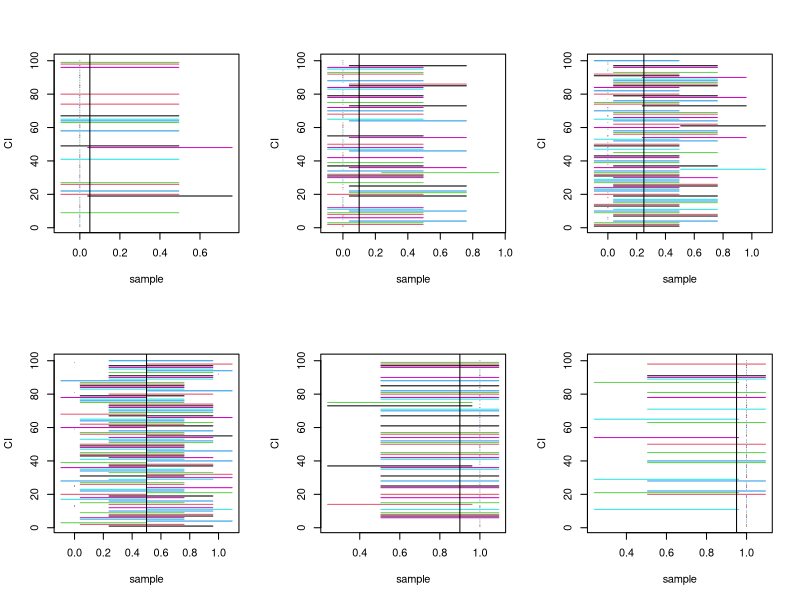
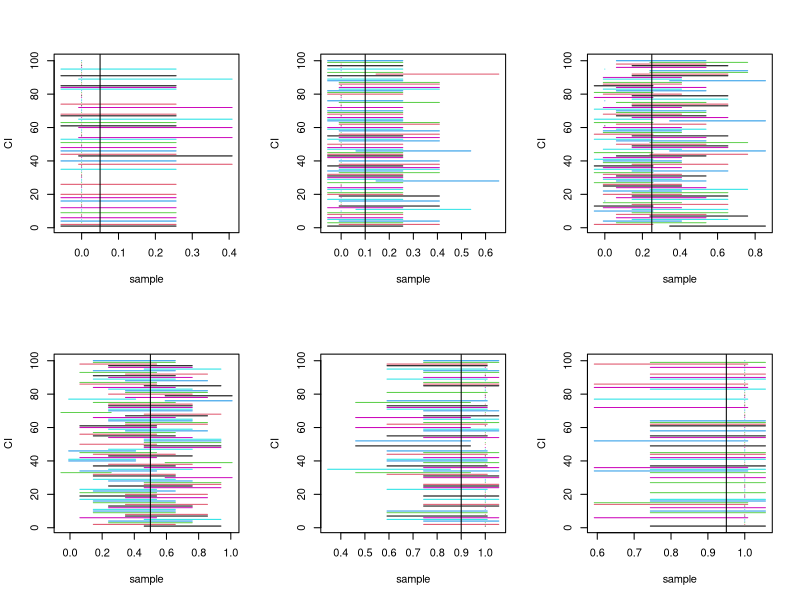
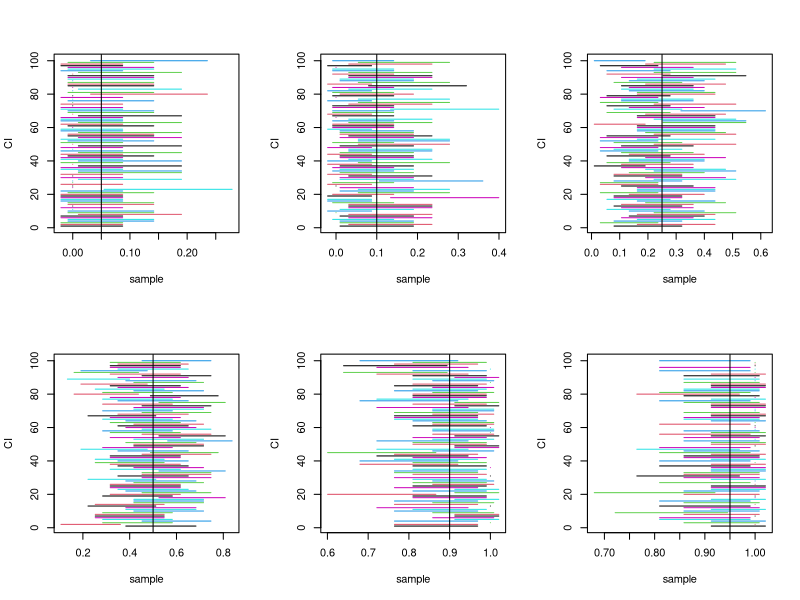
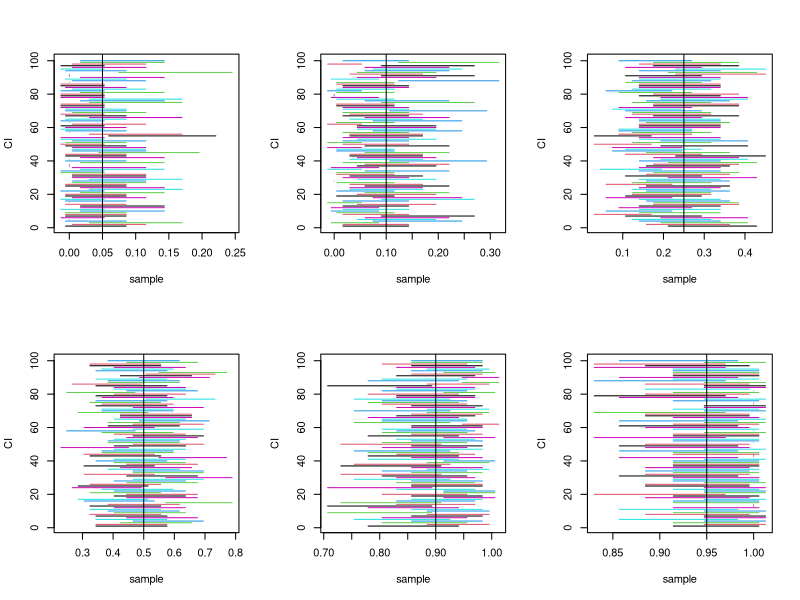
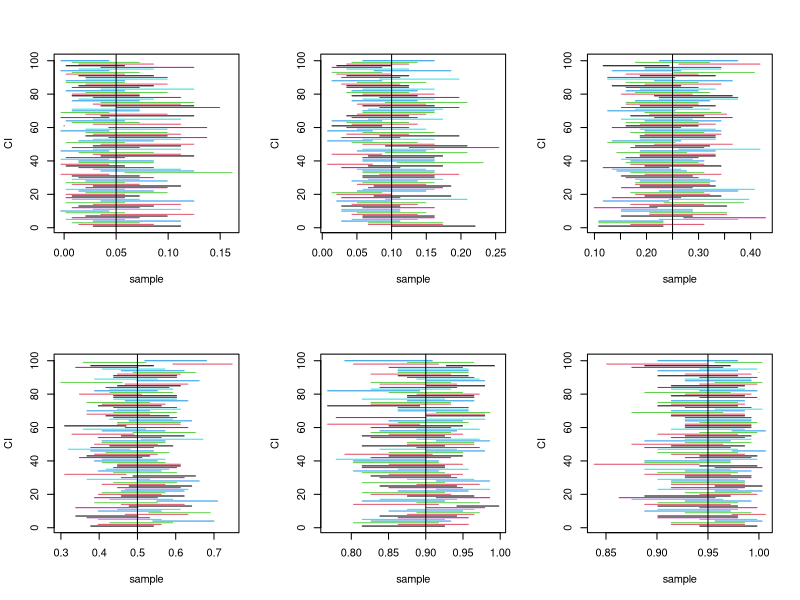

The R script that drew these images, in order:
pc = c(0.05, 0.1, 0.25, 0.5, 0.9, 0.95)
#pc = c(0.05)
n = c(5, 10, 30, 50, 100)
for (ni in n){
  dev.new()
  par(mfrow=c(2,3))
  for(pi in pc) {
m<-100
n<-ni
p<-pi
phat<-rbinom(m,n,p)/n
phat
SE <-sqrt(phat*(1-phat)/n) 
alpha <- 0.10
ci<-qnorm(1-alpha/2)
matplot(rbind(phat-ci*SE,phat+ci*SE), rbind(1:m,1:m), type="l",lty=1,xlab="sample",ylab="CI")
abline(v=p)
  }
}